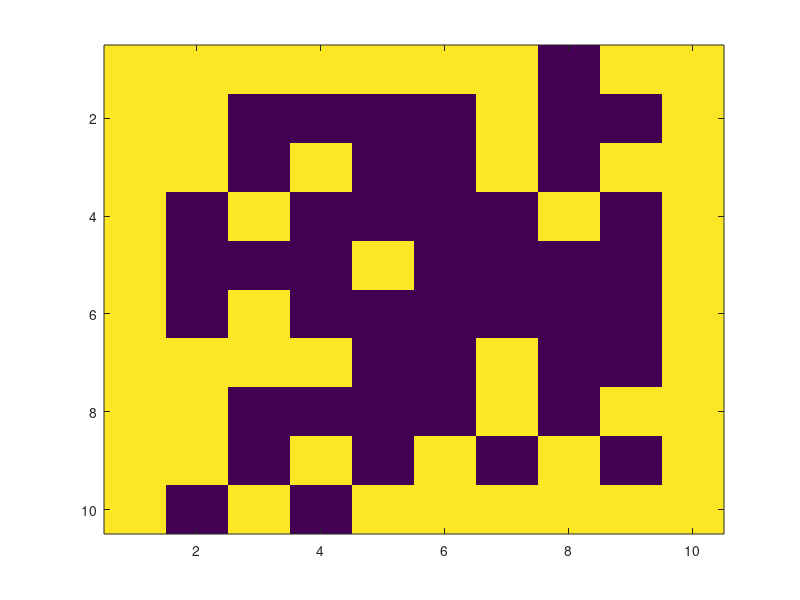

Source code (MATLAB): (Note: this script raises an error after producing the figure.)
function Markov_Localization_test()
close all                                          % close all figures
Map = [ 
    1   1   1   1   1   1   1   0   1   1;
    1   1   0   0   0   0   1   0   0   1;
    1   1   0   1   0   0   1   0   1   1;
    1   0   1   0   0   0   0   1   0   1;
    1   0   0   0   1   0   0   0   0   1;
    1   0   1   0   0   0   0   0   0   1;
    1   1   1   1   0   0   1   0   0   1;
    1   1   0   0   0   0   1   0   1   1;
    1   1   0   1   0   1   0   1   0   1;
    1   0   1   0   1   1   1   1   1   1];

pTransition = [                                     % uncertain motion
    0   0   0   0   0
    0  .05  .1 .05  0
    0   .1  .4  .1  0
    0  .05  .1 .05  0
    0   0   0   0   0  ];

state =[3 3];                                       % initial position [x y]
u = [0 -1;2 0];u_sz = size(u);                      % motion plan [dx dy]
bel_tm1 = zeros(size(Map));                         % initial probability  
getPerception = @(x, y) Map(y-1:y+1,x-1:x+1);       % perception(sensor) function

% plot Map
figure('Name','Map');
imagesc(Map);colormap(parula);

bel_size = size(bel_tm1);                           % 10 x 10 same as Map size
z = getPerception(state(1), state(2));              % perception(sensor) at initial position

%%% initialize bel_tm1 %%%
for y=2:bel_size(1)-1  % y
    for x=2:bel_size(2)-1  % x
        localMap = Map(y-1:y+1,x-1:x+1);
        bel_tm1(y,x) = sum(~xor(z,localMap),'all') - ~xor(z(2,2),Map(y,x));
    end
end
norm_factor = 1/sum(bel_tm1,'all');
bel_tm1 = norm_factor*bel_tm1;                      % normalize so that sum of bel_tm1 is 1

% plot initial bel_tm1
figure('Name','initial bel_tm1');
imagesc(bel_tm1);colormap(summer);colorbar()

for t=1:u_sz(1)
    state = state + u(t,:);
    z = getPerception(state(1), state(2));
    bel_tm1 = Markov_Localization_sol(Map, pTransition, bel_tm1, u(t,:), z);
end
end

